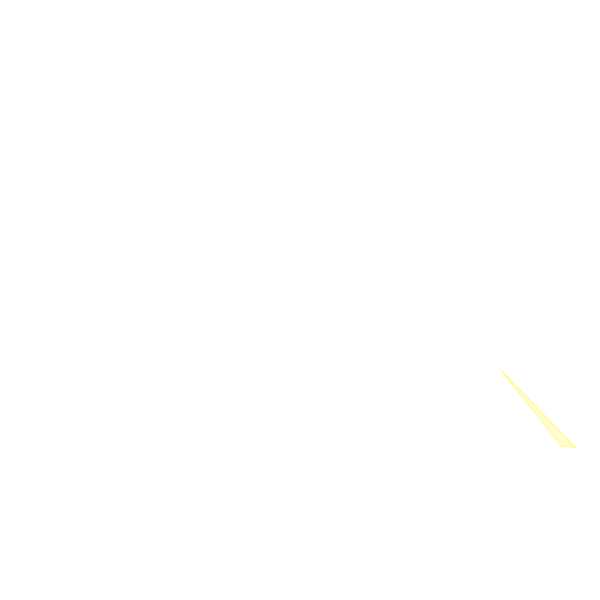
Frame 1 (no input)
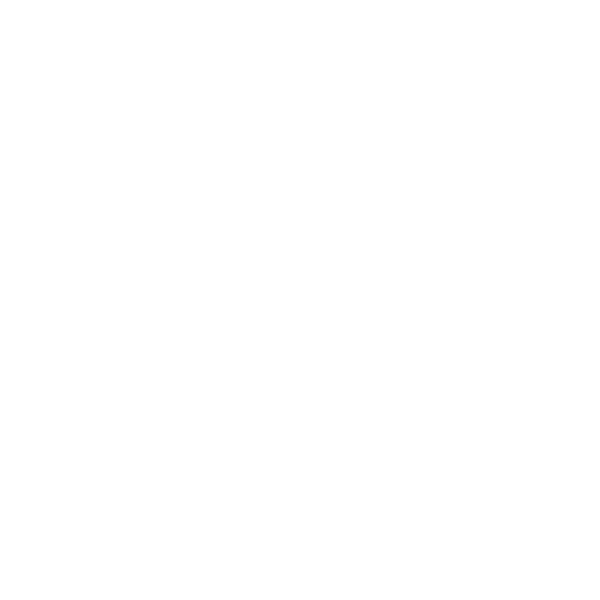
Frame 60 (the mouse pressed at the canvas centre just before this capture)
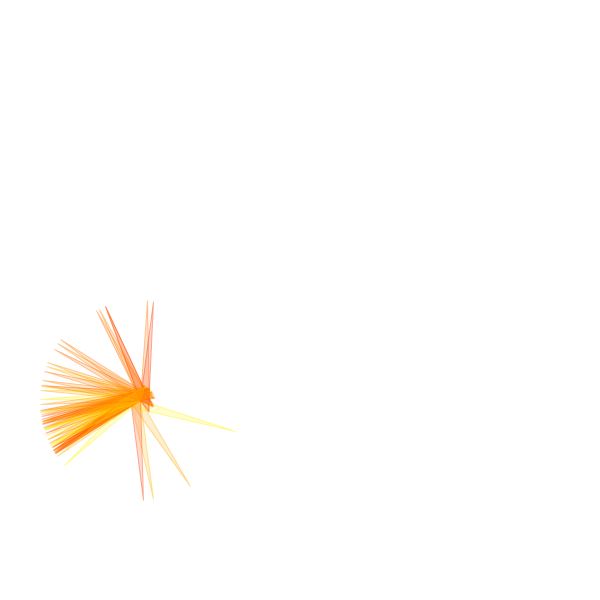
Frame 120 (the mouse held since frame 60 and released just before this capture)

The Processing sketch that drew these frames (run headless with seeded random() and noise(); from frame 60 on, the mouse is pressed at the canvas centre):

// Processing sketch: processing_138123
// ── processing_138123.pde

int speed=50;
void setup(){
  background (255,255,255);
  size(600,600);
  smooth();
}
void draw() {
  float b=random(7);
  rotate(PI/7);
  if (mousePressed==true) {
    mousePressed();
  }
  else {
    mouseReleased();
  }
}
void mouseReleased() {
  float a=random(6);
  float g=random(50,255);
  float locationX=mouseX-300;
  float locationY=mouseY-300;
  background (255);
  frameRate(30);
  translate(300,300);
  rotate(PI/a);
  stroke(255,g,locationX-600,100);
  fill(255,g,locationX+1,50);
  triangle(locationX,locationY,locationX-10,locationY-10,locationX,locationY+100);
}

void mousePressed() {
  frameRate(speed);
  float a=random(6);
  float g=random(50,255);
  float locationX=mouseX-300;
  float locationY=mouseY-300;
  translate(300,300);
  rotate(PI/a);
  stroke(255,g,locationX+1,100);
  fill(255,g,locationX+1,50);
  triangle(locationX,locationY,locationX-10,locationY-10,locationX,locationY+100);
  speed+=1;
}
